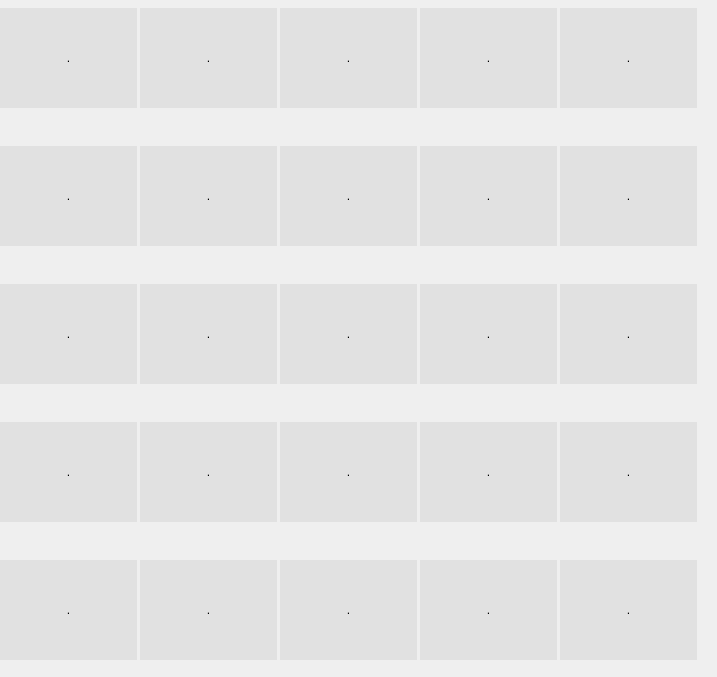
<?xml version="1.0" encoding="UTF-8"?>
<ui version="4.0">
 <class>Form</class>
 <widget class="QWidget" name="Form">
  <property name="geometry">
   <rect>
    <x>0</x>
    <y>0</y>
    <width>717</width>
    <height>677</height>
   </rect>
  </property>
  <property name="minimumSize">
   <size>
    <width>717</width>
    <height>677</height>
   </size>
  </property>
  <property name="maximumSize">
   <size>
    <width>717</width>
    <height>677</height>
   </size>
  </property>
  <property name="windowTitle">
   <string>Form</string>
  </property>
  <widget class="QWidget" name="tableInfoWidget" native="true">
   <property name="geometry">
    <rect>
     <x>0</x>
     <y>0</y>
     <width>711</width>
     <height>671</height>
    </rect>
   </property>
   <property name="minimumSize">
    <size>
     <width>711</width>
     <height>671</height>
    </size>
   </property>
   <property name="maximumSize">
    <size>
     <width>711</width>
     <height>671</height>
    </size>
   </property>
   <widget class="QWidget" name="gridLayoutWidget">
    <property name="geometry">
     <rect>
      <x>0</x>
      <y>-30</y>
      <width>701</width>
      <height>732</height>
     </rect>
    </property>
    <layout class="QGridLayout" name="gridLayout">
     <property name="topMargin">
      <number>0</number>
     </property>
     <property name="horizontalSpacing">
      <number>3</number>
     </property>
     <property name="verticalSpacing">
      <number>0</number>
     </property>
     <item row="0" column="0">
      <widget class="QLabel" name="label">
       <property name="minimumSize">
        <size>
         <width>137</width>
         <height>100</height>
        </size>
       </property>
       <property name="maximumSize">
        <size>
         <width>137</width>
         <height>100</height>
        </size>
       </property>
       <property name="sizeIncrement">
        <size>
         <width>0</width>
         <height>0</height>
        </size>
       </property>
       <property name="styleSheet">
        <string notr="true">QLabel {
    background-color: rgb(225, 225, 225);
    
}</string>
       </property>
       <property name="text">
        <string>.</string>
       </property>
       <property name="alignment">
        <set>Qt::AlignCenter</set>
       </property>
       <property name="wordWrap">
        <bool>true</bool>
       </property>
      </widget>
     </item>
     <item row="0" column="1">
      <widget class="QLabel" name="label_2">
       <property name="minimumSize">
        <size>
         <width>137</width>
         <height>100</height>
        </size>
       </property>
       <property name="maximumSize">
        <size>
         <width>137</width>
         <height>100</height>
        </size>
       </property>
       <property name="sizeIncrement">
        <size>
         <width>0</width>
         <height>0</height>
        </size>
       </property>
       <property name="styleSheet">
        <string notr="true">QLabel {
    background-color: rgb(225, 225, 225);
    
}</string>
       </property>
       <property name="text">
        <string>.</string>
       </property>
       <property name="alignment">
        <set>Qt::AlignCenter</set>
       </property>
       <property name="wordWrap">
        <bool>true</bool>
       </property>
      </widget>
     </item>
     <item row="0" column="2">
      <widget class="QLabel" name="label_3">
       <property name="minimumSize">
        <size>
         <width>137</width>
         <height>100</height>
        </size>
       </property>
       <property name="maximumSize">
        <size>
         <width>137</width>
         <height>100</height>
        </size>
       </property>
       <property name="sizeIncrement">
        <size>
         <width>0</width>
         <height>0</height>
        </size>
       </property>
       <property name="styleSheet">
        <string notr="true">QLabel {
    background-color: rgb(225, 225, 225);
    
}</string>
       </property>
       <property name="text">
        <string>.</string>
       </property>
       <property name="alignment">
        <set>Qt::AlignCenter</set>
       </property>
       <property name="wordWrap">
        <bool>true</bool>
       </property>
      </widget>
     </item>
     <item row="0" column="3">
      <widget class="QLabel" name="label_4">
       <property name="minimumSize">
        <size>
         <width>137</width>
         <height>100</height>
        </size>
       </property>
       <property name="maximumSize">
        <size>
         <width>137</width>
         <height>100</height>
        </size>
       </property>
       <property name="sizeIncrement">
        <size>
         <width>0</width>
         <height>0</height>
        </size>
       </property>
       <property name="styleSheet">
        <string notr="true">QLabel {
    background-color: rgb(225, 225, 225);
    
}</string>
       </property>
       <property name="text">
        <string>.</string>
       </property>
       <property name="alignment">
        <set>Qt::AlignCenter</set>
       </property>
       <property name="wordWrap">
        <bool>true</bool>
       </property>
      </widget>
     </item>
     <item row="0" column="4">
      <widget class="QLabel" name="label_5">
       <property name="minimumSize">
        <size>
         <width>137</width>
         <height>100</height>
        </size>
       </property>
       <property name="maximumSize">
        <size>
         <width>137</width>
         <height>100</height>
        </size>
       </property>
       <property name="sizeIncrement">
        <size>
         <width>0</width>
         <height>0</height>
        </size>
       </property>
       <property name="styleSheet">
        <string notr="true">QLabel {
    background-color: rgb(225, 225, 225);
    
}</string>
       </property>
       <property name="text">
        <string>.</string>
       </property>
       <property name="alignment">
        <set>Qt::AlignCenter</set>
       </property>
       <property name="wordWrap">
        <bool>true</bool>
       </property>
      </widget>
     </item>
     <item row="1" column="0">
      <widget class="QLabel" name="label_6">
       <property name="minimumSize">
        <size>
         <width>137</width>
         <height>100</height>
        </size>
       </property>
       <property name="maximumSize">
        <size>
         <width>137</width>
         <height>100</height>
        </size>
       </property>
       <property name="sizeIncrement">
        <size>
         <width>0</width>
         <height>0</height>
        </size>
       </property>
       <property name="styleSheet">
        <string notr="true">QLabel {
    background-color: rgb(225, 225, 225);
    
}</string>
       </property>
       <property name="text">
        <string>.</string>
       </property>
       <property name="alignment">
        <set>Qt::AlignCenter</set>
       </property>
       <property name="wordWrap">
        <bool>true</bool>
       </property>
      </widget>
     </item>
     <item row="2" column="0">
      <widget class="QLabel" name="label_11">
       <property name="minimumSize">
        <size>
         <width>137</width>
         <height>100</height>
        </size>
       </property>
       <property name="maximumSize">
        <size>
         <width>137</width>
         <height>100</height>
        </size>
       </property>
       <property name="sizeIncrement">
        <size>
         <width>0</width>
         <height>0</height>
        </size>
       </property>
       <property name="styleSheet">
        <string notr="true">QLabel {
    background-color: rgb(225, 225, 225);
    
}</string>
       </property>
       <property name="text">
        <string>.</string>
       </property>
       <property name="alignment">
        <set>Qt::AlignCenter</set>
       </property>
       <property name="wordWrap">
        <bool>true</bool>
       </property>
      </widget>
     </item>
     <item row="3" column="0">
      <widget class="QLabel" name="label_16">
       <property name="minimumSize">
        <size>
         <width>137</width>
         <height>100</height>
        </size>
       </property>
       <property name="maximumSize">
        <size>
         <width>137</width>
         <height>100</height>
        </size>
       </property>
       <property name="sizeIncrement">
        <size>
         <width>0</width>
         <height>0</height>
        </size>
       </property>
       <property name="styleSheet">
        <string notr="true">QLabel {
    background-color: rgb(225, 225, 225);
    
}</string>
       </property>
       <property name="text">
        <string>.</string>
       </property>
       <property name="alignment">
        <set>Qt::AlignCenter</set>
       </property>
       <property name="wordWrap">
        <bool>true</bool>
       </property>
      </widget>
     </item>
     <item row="4" column="0">
      <widget class="QLabel" name="label_21">
       <property name="minimumSize">
        <size>
         <width>137</width>
         <height>100</height>
        </size>
       </property>
       <property name="maximumSize">
        <size>
         <width>137</width>
         <height>100</height>
        </size>
       </property>
       <property name="sizeIncrement">
        <size>
         <width>0</width>
         <height>0</height>
        </size>
       </property>
       <property name="styleSheet">
        <string notr="true">QLabel {
    background-color: rgb(225, 225, 225);
    
}</string>
       </property>
       <property name="text">
        <string>.</string>
       </property>
       <property name="alignment">
        <set>Qt::AlignCenter</set>
       </property>
       <property name="wordWrap">
        <bool>true</bool>
       </property>
      </widget>
     </item>
     <item row="1" column="1">
      <widget class="QLabel" name="label_7">
       <property name="minimumSize">
        <size>
         <width>137</width>
         <height>100</height>
        </size>
       </property>
       <property name="maximumSize">
        <size>
         <width>137</width>
         <height>100</height>
        </size>
       </property>
       <property name="sizeIncrement">
        <size>
         <width>0</width>
         <height>0</height>
        </size>
       </property>
       <property name="styleSheet">
        <string notr="true">QLabel {
    background-color: rgb(225, 225, 225);
    
}</string>
       </property>
       <property name="text">
        <string>.</string>
       </property>
       <property name="alignment">
        <set>Qt::AlignCenter</set>
       </property>
       <property name="wordWrap">
        <bool>true</bool>
       </property>
      </widget>
     </item>
     <item row="1" column="2">
      <widget class="QLabel" name="label_8">
       <property name="minimumSize">
        <size>
         <width>137</width>
         <height>100</height>
        </size>
       </property>
       <property name="maximumSize">
        <size>
         <width>137</width>
         <height>100</height>
        </size>
       </property>
       <property name="sizeIncrement">
        <size>
         <width>0</width>
         <height>0</height>
        </size>
       </property>
       <property name="styleSheet">
        <string notr="true">QLabel {
    background-color: rgb(225, 225, 225);
    
}</string>
       </property>
       <property name="text">
        <string>.</string>
       </property>
       <property name="alignment">
        <set>Qt::AlignCenter</set>
       </property>
       <property name="wordWrap">
        <bool>true</bool>
       </property>
      </widget>
     </item>
     <item row="1" column="3">
      <widget class="QLabel" name="label_9">
       <property name="minimumSize">
        <size>
         <width>137</width>
         <height>100</height>
        </size>
       </property>
       <property name="maximumSize">
        <size>
         <width>137</width>
         <height>100</height>
        </size>
       </property>
       <property name="sizeIncrement">
        <size>
         <width>0</width>
         <height>0</height>
        </size>
       </property>
       <property name="styleSheet">
        <string notr="true">QLabel {
    background-color: rgb(225, 225, 225);
    
}</string>
       </property>
       <property name="text">
        <string>.</string>
       </property>
       <property name="alignment">
        <set>Qt::AlignCenter</set>
       </property>
       <property name="wordWrap">
        <bool>true</bool>
       </property>
      </widget>
     </item>
     <item row="1" column="4">
      <widget class="QLabel" name="label_10">
       <property name="minimumSize">
        <size>
         <width>137</width>
         <height>100</height>
        </size>
       </property>
       <property name="maximumSize">
        <size>
         <width>137</width>
         <height>100</height>
        </size>
       </property>
       <property name="sizeIncrement">
        <size>
         <width>0</width>
         <height>0</height>
        </size>
       </property>
       <property name="styleSheet">
        <string notr="true">QLabel {
    background-color: rgb(225, 225, 225);
    
}</string>
       </property>
       <property name="text">
        <string>.</string>
       </property>
       <property name="alignment">
        <set>Qt::AlignCenter</set>
       </property>
       <property name="wordWrap">
        <bool>true</bool>
       </property>
      </widget>
     </item>
     <item row="2" column="1">
      <widget class="QLabel" name="label_12">
       <property name="minimumSize">
        <size>
         <width>137</width>
         <height>100</height>
        </size>
       </property>
       <property name="maximumSize">
        <size>
         <width>137</width>
         <height>100</height>
        </size>
       </property>
       <property name="sizeIncrement">
        <size>
         <width>0</width>
         <height>0</height>
        </size>
       </property>
       <property name="styleSheet">
        <string notr="true">QLabel {
    background-color: rgb(225, 225, 225);
    
}</string>
       </property>
       <property name="text">
        <string>.</string>
       </property>
       <property name="alignment">
        <set>Qt::AlignCenter</set>
       </property>
       <property name="wordWrap">
        <bool>true</bool>
       </property>
      </widget>
     </item>
     <item row="2" column="2">
      <widget class="QLabel" name="label_13">
       <property name="minimumSize">
        <size>
         <width>137</width>
         <height>100</height>
        </size>
       </property>
       <property name="maximumSize">
        <size>
         <width>137</width>
         <height>100</height>
        </size>
       </property>
       <property name="sizeIncrement">
        <size>
         <width>0</width>
         <height>0</height>
        </size>
       </property>
       <property name="styleSheet">
        <string notr="true">QLabel {
    background-color: rgb(225, 225, 225);
    
}</string>
       </property>
       <property name="text">
        <string>.</string>
       </property>
       <property name="alignment">
        <set>Qt::AlignCenter</set>
       </property>
       <property name="wordWrap">
        <bool>true</bool>
       </property>
      </widget>
     </item>
     <item row="2" column="3">
      <widget class="QLabel" name="label_14">
       <property name="minimumSize">
        <size>
         <width>137</width>
         <height>100</height>
        </size>
       </property>
       <property name="maximumSize">
        <size>
         <width>137</width>
         <height>100</height>
        </size>
       </property>
       <property name="sizeIncrement">
        <size>
         <width>0</width>
         <height>0</height>
        </size>
       </property>
       <property name="styleSheet">
        <string notr="true">QLabel {
    background-color: rgb(225, 225, 225);
    
}</string>
       </property>
       <property name="text">
        <string>.</string>
       </property>
       <property name="alignment">
        <set>Qt::AlignCenter</set>
       </property>
       <property name="wordWrap">
        <bool>true</bool>
       </property>
      </widget>
     </item>
     <item row="2" column="4">
      <widget class="QLabel" name="label_15">
       <property name="minimumSize">
        <size>
         <width>137</width>
         <height>100</height>
        </size>
       </property>
       <property name="maximumSize">
        <size>
         <width>137</width>
         <height>100</height>
        </size>
       </property>
       <property name="sizeIncrement">
        <size>
         <width>0</width>
         <height>0</height>
        </size>
       </property>
       <property name="styleSheet">
        <string notr="true">QLabel {
    background-color: rgb(225, 225, 225);
    
}</string>
       </property>
       <property name="text">
        <string>.</string>
       </property>
       <property name="alignment">
        <set>Qt::AlignCenter</set>
       </property>
       <property name="wordWrap">
        <bool>true</bool>
       </property>
      </widget>
     </item>
     <item row="3" column="1">
      <widget class="QLabel" name="label_17">
       <property name="minimumSize">
        <size>
         <width>137</width>
         <height>100</height>
        </size>
       </property>
       <property name="maximumSize">
        <size>
         <width>137</width>
         <height>100</height>
        </size>
       </property>
       <property name="sizeIncrement">
        <size>
         <width>0</width>
         <height>0</height>
        </size>
       </property>
       <property name="styleSheet">
        <string notr="true">QLabel {
    background-color: rgb(225, 225, 225);
    
}</string>
       </property>
       <property name="text">
        <string>.</string>
       </property>
       <property name="alignment">
        <set>Qt::AlignCenter</set>
       </property>
       <property name="wordWrap">
        <bool>true</bool>
       </property>
      </widget>
     </item>
     <item row="3" column="2">
      <widget class="QLabel" name="label_18">
       <property name="minimumSize">
        <size>
         <width>137</width>
         <height>100</height>
        </size>
       </property>
       <property name="maximumSize">
        <size>
         <width>137</width>
         <height>100</height>
        </size>
       </property>
       <property name="sizeIncrement">
        <size>
         <width>0</width>
         <height>0</height>
        </size>
       </property>
       <property name="styleSheet">
        <string notr="true">QLabel {
    background-color: rgb(225, 225, 225);
    
}</string>
       </property>
       <property name="text">
        <string>.</string>
       </property>
       <property name="alignment">
        <set>Qt::AlignCenter</set>
       </property>
       <property name="wordWrap">
        <bool>true</bool>
       </property>
      </widget>
     </item>
     <item row="3" column="3">
      <widget class="QLabel" name="label_19">
       <property name="minimumSize">
        <size>
         <width>137</width>
         <height>100</height>
        </size>
       </property>
       <property name="maximumSize">
        <size>
         <width>137</width>
         <height>100</height>
        </size>
       </property>
       <property name="sizeIncrement">
        <size>
         <width>0</width>
         <height>0</height>
        </size>
       </property>
       <property name="styleSheet">
        <string notr="true">QLabel {
    background-color: rgb(225, 225, 225);
    
}</string>
       </property>
       <property name="text">
        <string>.</string>
       </property>
       <property name="alignment">
        <set>Qt::AlignCenter</set>
       </property>
       <property name="wordWrap">
        <bool>true</bool>
       </property>
      </widget>
     </item>
     <item row="3" column="4">
      <widget class="QLabel" name="label_20">
       <property name="minimumSize">
        <size>
         <width>137</width>
         <height>100</height>
        </size>
       </property>
       <property name="maximumSize">
        <size>
         <width>137</width>
         <height>100</height>
        </size>
       </property>
       <property name="sizeIncrement">
        <size>
         <width>0</width>
         <height>0</height>
        </size>
       </property>
       <property name="styleSheet">
        <string notr="true">QLabel {
    background-color: rgb(225, 225, 225);
    
}</string>
       </property>
       <property name="text">
        <string>.</string>
       </property>
       <property name="alignment">
        <set>Qt::AlignCenter</set>
       </property>
       <property name="wordWrap">
        <bool>true</bool>
       </property>
      </widget>
     </item>
     <item row="4" column="1">
      <widget class="QLabel" name="label_22">
       <property name="minimumSize">
        <size>
         <width>137</width>
         <height>100</height>
        </size>
       </property>
       <property name="maximumSize">
        <size>
         <width>137</width>
         <height>100</height>
        </size>
       </property>
       <property name="sizeIncrement">
        <size>
         <width>0</width>
         <height>0</height>
        </size>
       </property>
       <property name="styleSheet">
        <string notr="true">QLabel {
    background-color: rgb(225, 225, 225);
    
}</string>
       </property>
       <property name="text">
        <string>.</string>
       </property>
       <property name="alignment">
        <set>Qt::AlignCenter</set>
       </property>
       <property name="wordWrap">
        <bool>true</bool>
       </property>
      </widget>
     </item>
     <item row="4" column="2">
      <widget class="QLabel" name="label_23">
       <property name="minimumSize">
        <size>
         <width>137</width>
         <height>100</height>
        </size>
       </property>
       <property name="maximumSize">
        <size>
         <width>137</width>
         <height>100</height>
        </size>
       </property>
       <property name="sizeIncrement">
        <size>
         <width>0</width>
         <height>0</height>
        </size>
       </property>
       <property name="styleSheet">
        <string notr="true">QLabel {
    background-color: rgb(225, 225, 225);
    
}</string>
       </property>
       <property name="text">
        <string>.</string>
       </property>
       <property name="alignment">
        <set>Qt::AlignCenter</set>
       </property>
       <property name="wordWrap">
        <bool>true</bool>
       </property>
      </widget>
     </item>
     <item row="4" column="3">
      <widget class="QLabel" name="label_24">
       <property name="minimumSize">
        <size>
         <width>137</width>
         <height>100</height>
        </size>
       </property>
       <property name="maximumSize">
        <size>
         <width>137</width>
         <height>100</height>
        </size>
       </property>
       <property name="sizeIncrement">
        <size>
         <width>0</width>
         <height>0</height>
        </size>
       </property>
       <property name="styleSheet">
        <string notr="true">QLabel {
    background-color: rgb(225, 225, 225);
    
}</string>
       </property>
       <property name="text">
        <string>.</string>
       </property>
       <property name="alignment">
        <set>Qt::AlignCenter</set>
       </property>
       <property name="wordWrap">
        <bool>true</bool>
       </property>
      </widget>
     </item>
     <item row="4" column="4">
      <widget class="QLabel" name="label_25">
       <property name="minimumSize">
        <size>
         <width>137</width>
         <height>100</height>
        </size>
       </property>
       <property name="maximumSize">
        <size>
         <width>137</width>
         <height>100</height>
        </size>
       </property>
       <property name="sizeIncrement">
        <size>
         <width>0</width>
         <height>0</height>
        </size>
       </property>
       <property name="styleSheet">
        <string notr="true">QLabel {
    background-color: rgb(225, 225, 225);
    
}</string>
       </property>
       <property name="text">
        <string>.</string>
       </property>
       <property name="alignment">
        <set>Qt::AlignCenter</set>
       </property>
       <property name="wordWrap">
        <bool>true</bool>
       </property>
      </widget>
     </item>
    </layout>
   </widget>
  </widget>
 </widget>
 <resources/>
 <connections/>
</ui>
